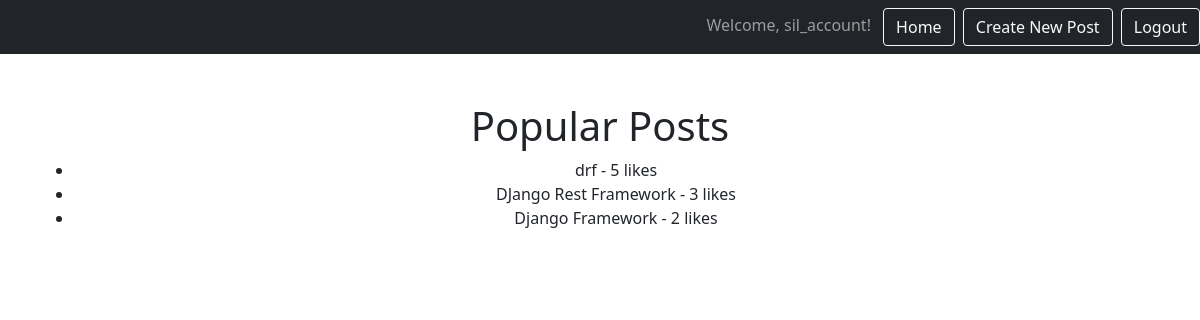
The page /posts/blogs/popular/ (signed in) on the database as committed earlier.
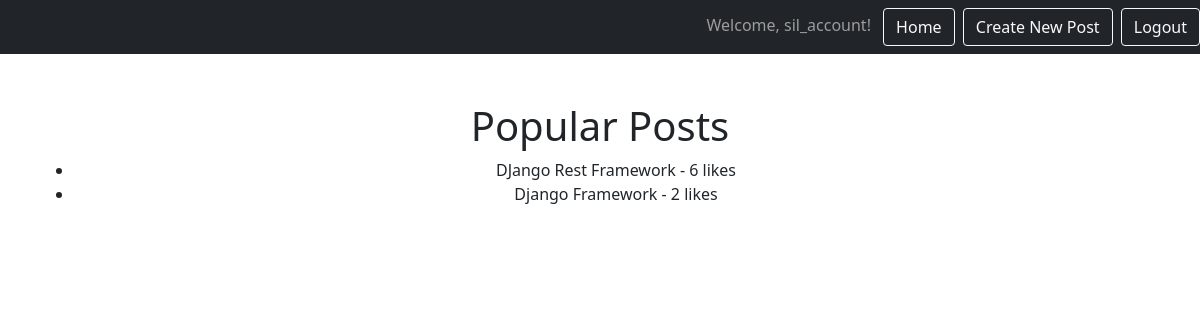
The same page on the database as committed later.
### app/models.py (models this page shows, shortened)
class Post(models.Model):
    title = models.CharField(max_length=100)
    content = models.TextField()
    likes = models.PositiveSmallIntegerField(default=0)
    created_at = models.DateTimeField(auto_now_add=True)
    user = models.ForeignKey(User, on_delete=models.CASCADE, related_name='posts')
    is_public = models.BooleanField(default=False)

### app/views.py (the view)
# urls.py: path('blogs/popular/', views.PopularPostListView.as_view(), name='popular_posts'),
class PopularPostListView(ListView):
    model = Post
    template_name = 'posts/popular_posts.html'
    context_object_name = 'Posts'
    def get_queryset(self):
        return Post.objects.filter(likes__gt=1).order_by('-likes')

### app/templates/posts/popular_posts.html
{% extends 'base.html' %}
{% block content %}
    <h1>Popular Posts</h1>
    <ul>
        {% for post in Posts %}
            <li>{{ post.title }} - {{ post.likes }} likes</li>
        {% endfor %}
        </ul>
{% endblock %}

Rows that differ between the two databases and show on the page:
removed Post: title "drf", likes "5"
changed Post "DJango Rest Framework": likes "3" → "6"
